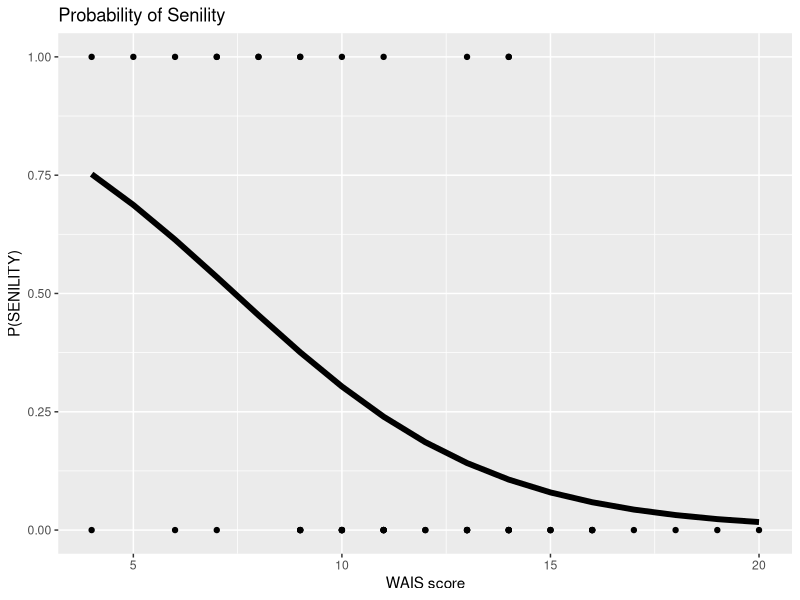
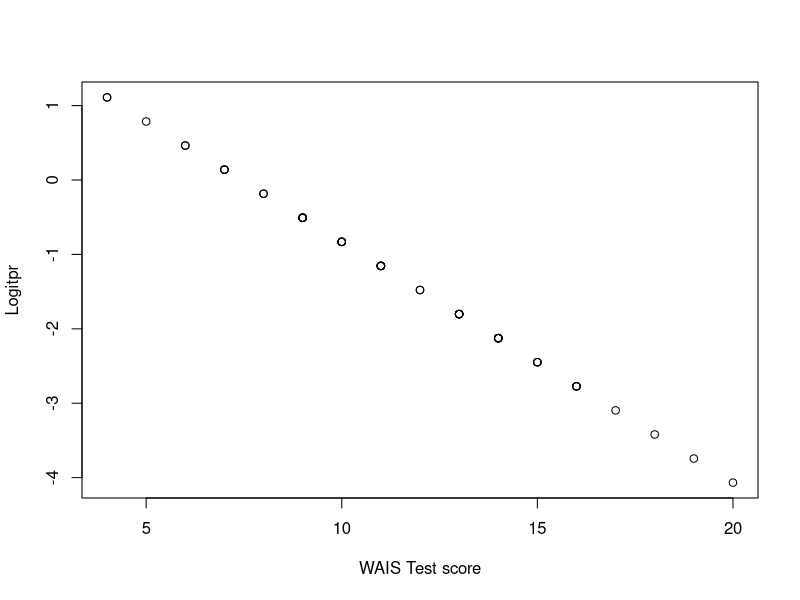
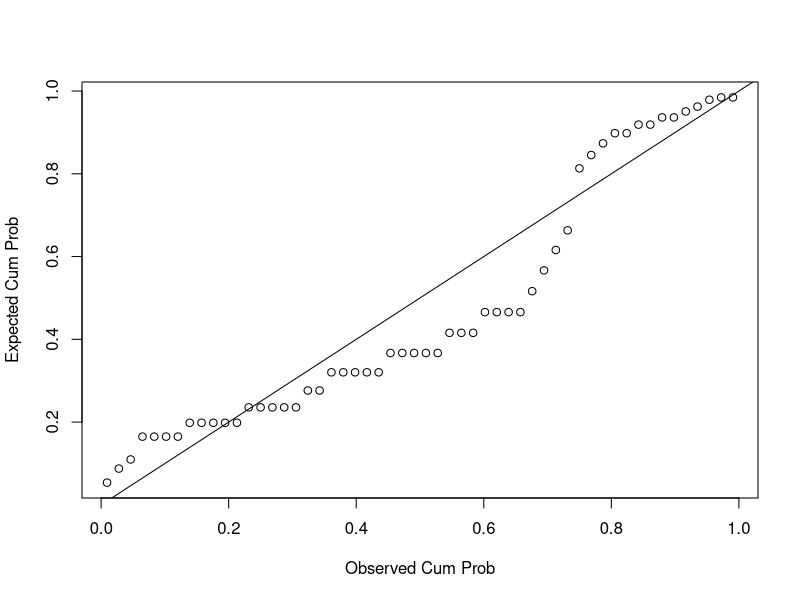
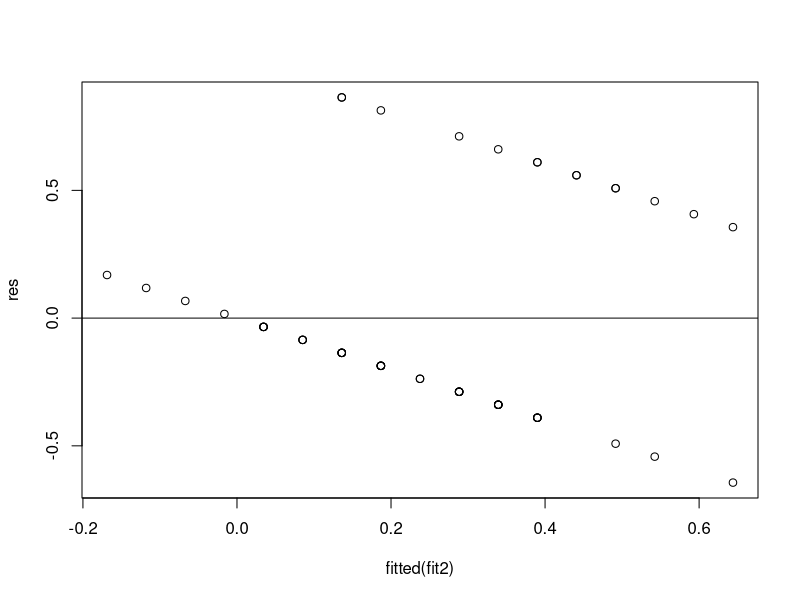

Write R code to recreate these figures, in order.
## ---- chunk 1
knitr::opts_chunk$set(echo = TRUE)
library(haven)
library(tidyverse)
## ---- chunk 2
wais <- read_sav("Regression Modelling Data/wais.sav")
## ---- chunk 3
fit1 <- glm(SENILITY ~ WAIS, data = wais, family = binomial)
summary(fit1)
## ---- chunk 4
wais$predprob <- predict.glm(fit1, type = "response")
wais$logit <- predict.glm(fit1)
wais$predSenility <- case_when(wais$predprob >=0.5 ~ 1, TRUE ~ 0)
wais$correct <- case_when(wais$SENILITY == wais$predSenility ~ 1, TRUE ~ 0)
100*sum(filter(wais, SENILITY == 1)$correct)/sum(wais$SENILITY)
-fit1$coefficients[1]/fit1$coefficients[2]
## ---- chunk 5
ggplot(wais, aes(x=WAIS, y=predprob)) + 
  geom_line(lwd=2) + 
  geom_point(data = wais, aes(x = WAIS, y = SENILITY)) + 
  labs(x="WAIS score", y="P(SENILITY)", title="Probability of Senility") 

table(select(wais,c(SENILITY, predSenility)))
## ---- chunk 6
# scatterplot of logarithmic predicted probabilities against wais
plot(wais$logit ~ wais$WAIS, xlab = "WAIS Test score", ylab = "Logitpr")
## ---- chunk 7
anova(fit1, test = "Chisq")
## ---- chunk 8
glm_probs <- data.frame(predict(fit1, type = "response"))
logit <- log(glm_probs /( 1 - glm_probs))
## ---- chunk 9
new_predict <- predict.glm(fit1, newdata = data.frame(WAIS = c(6,18)), type = "response")
## ---- chunk 10
fit2 <- lm(SENILITY ~WAIS, data = wais)
summary(fit2)
## ---- chunk 11
res <- resid(fit2)
probDist <- pnorm(scale(res))
{plot(ppoints(length(scale(res))), sort(probDist),
     xlab = "Observed Cum Prob", ylab = "Expected Cum Prob")
abline(a=0,b=1)}
## ---- chunk 12
{plot(fitted(fit2), res)
abline(0,0)}
## ---- chunk 13
lm_predict <- predict(fit2, newdata = data.frame(WAIS = c(6,18)))
